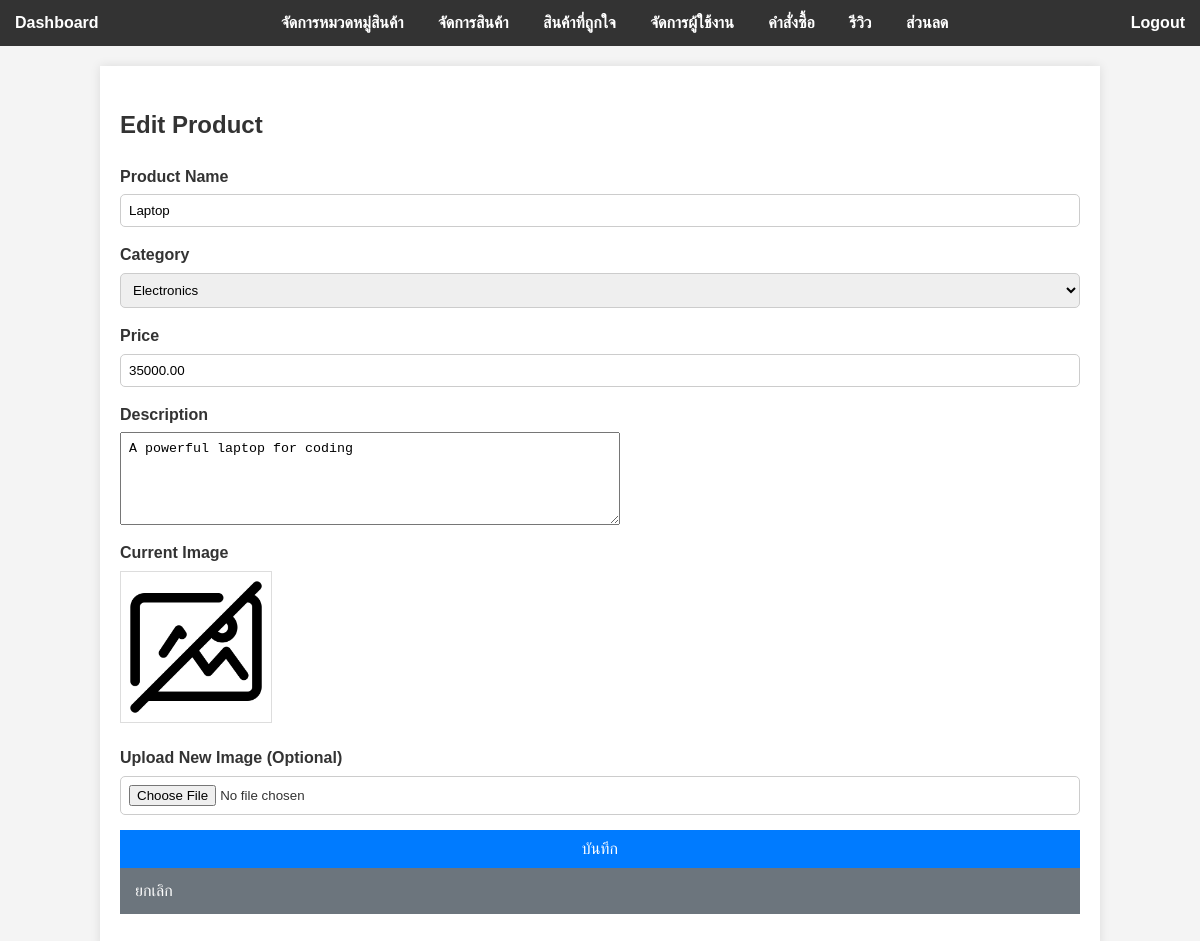
/admin/product_form.php?id=2 (signed in), run on the app's committed database.
### tables this page shows
CREATE TABLE `products` (
  `id` INT AUTO_INCREMENT PRIMARY KEY,
  `category_id` INT NOT NULL,
  `name` VARCHAR(255) NOT NULL,
  `description` TEXT,
  `price` DECIMAL(10, 2) NOT NULL,
  `image_url` VARCHAR(255) DEFAULT 'images/no_photo.png',
  FOREIGN KEY (`category_id`) REFERENCES `categories`(`id`)
    ON DELETE CASCADE ON UPDATE CASCADE
);

CREATE TABLE `categories` (
  `id` INT AUTO_INCREMENT PRIMARY KEY,
  `name` VARCHAR(100) NOT NULL
);

### admin/product_form.php (the view, shortened to what this page needs)
<?php
include 'auth.php';
$name = '';
$description = '';
$price = '';
$category_id = '';
$image_url = '../images/no_photo.png';
$id = 0;
$is_edit = false;
$categories_result = mysqli_query($db, "SELECT id, name FROM categories ORDER BY name");
if (isset($_GET['id']) && is_numeric($_GET['id'])) {
    $id = (int)$_GET['id'];
    $is_edit = true;
    $stmt = mysqli_prepare($db, "SELECT * FROM products WHERE id = ?");
    mysqli_stmt_bind_param($stmt, "i", $id);
    mysqli_stmt_execute($stmt);
    $result = mysqli_stmt_get_result($stmt);
    $product = mysqli_fetch_assoc($result);
    $name = $product['name'];
    $description = $product['description'];
    $price = $product['price'];
    $category_id = $product['category_id'];
    $image_url = $product['image_url'];
}
?>
<!DOCTYPE html>
<html lang="th">
<head>
    <link rel="stylesheet" href="../style.css">
</head>
<body>
<?php include 'admin_nav.php'; ?>
<div class="container">
    <h2><?php echo $is_edit ? 'Edit' : 'Add New'; ?> Product</h2>
<form action="product_form.php<?php echo $is_edit ? '?id=' . $id : ''; ?>"
    method="post" enctype="multipart/form-data">
<div class="form-group">
    <label for="name">Product Name</label>
    <input type="text" name="name" id="name" value="<?php echo htmlspecialchars($name); ?>" required>
</div>
<div class="form-group">
    <label for="category_id">Category</label>
    <select name="category_id" id="category_id" required>
        <?php while ($cat = mysqli_fetch_assoc($categories_result)): ?>
            <option value="<?php echo $cat['id']; ?>" <?php echo ($cat['id'] == $category_id) ? 'selected' : ''; ?> >
                <?php echo htmlspecialchars($cat['name']); ?>
            </option>
        <?php endwhile; ?>
    </select>
</div>
<div class="form-group">
    <label for="price">Price</label>
    <input type="number" name="price" id="price" value="<?php echo htmlspecialchars($price); ?>"
        step="0.01" required>
    </div>
<div class="form-group">
    <label for="description">Description</label>
    <textarea name="description" id="description" rows="5"><?php echo htmlspecialchars($description);
?></textarea>
    </div><div class="form-group">
        <label>Current Image</label>
        <div>
            <?php
            $display_url = $image_url;
            if (strpos($image_url, 'images/') === 0) {
                $display_url = '../' . $image_url;
            }
            ?>
            <img src="<?php echo htmlspecialchars($display_url); ?>" alt="Product Image"
                style="max-width: 150px; height: auto; border: 1px solid #ddd;">
            </div>
            </div>
            <div class="form-group">
                <label for="product_image">Upload New Image (Optional)</label>
                <input type="file" name="product_image" id="product_image">
            </div>
            <div class="form-group">
                <button type="submit" class="btn btn-primary">บันทึก</button>
                <a href="products.php" class="btn btn-secondary">ยกเลิก</a>
            </div>
        </form>
    </div>
</body>
</html>

### style.css (style rules this page uses)
body { font-family: Arial, sans-serif; background-color: #f4f4f4; color: #333; line-height: 1.6; margin: 0; }
.container { width: 80%; margin: 20px auto; background: #fff; padding: 20px; box-shadow: 0 0 10px rgba(0, 0, 0, 0.1); }
.form-group { margin-bottom: 15px; }
.form-group label { display: block; margin-bottom: 5px; }
.form-group input[type="text"], .form-group input[type="number"], .form-group input[type="password"], .form-group textarea, .form-group select { width: 100%; padding: 8px; box-sizing: border-box; }
.btn { display: inline-block; background: #007BFF; color: #fff; padding: 10px 15px; border: none; cursor: pointer; text-decoration: none; font-size: 1em; }
.btn-primary { background: #007BFF; }
.btn-secondary { background: #6c757d; }
textarea { width: 100%; max-width: 500px; }
.form-group { flex: 1; display: flex; flex-direction: column; }
.form-group label { font-weight: bold; margin-bottom: 5px; }
.form-group input, .form-group select { padding: 8px; border: 1px solid #ccc; border-radius: 5px; }

### data on the page
products: name "Laptop", category_id "Electronics", price "35000.00", description "A powerful laptop for coding", image_url (placeholder picture)
